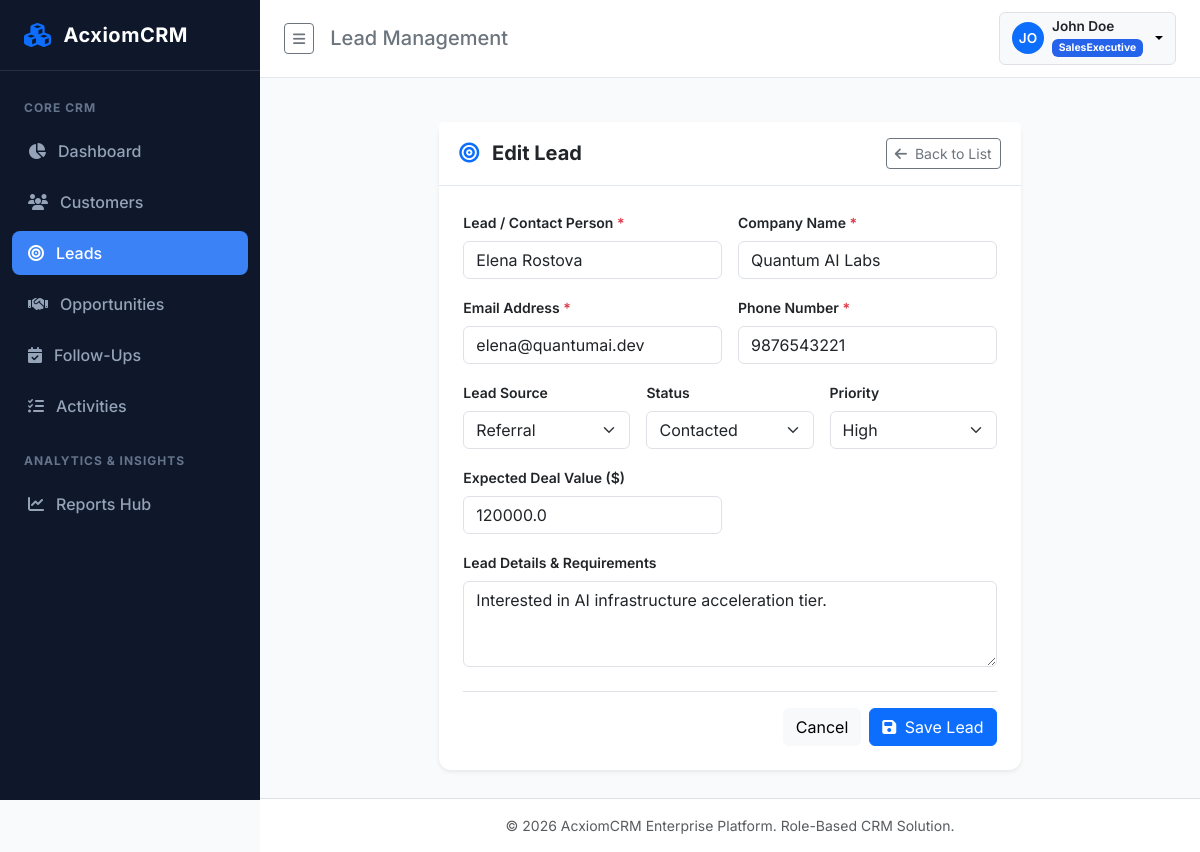
The app's page /leads/2/edit (signed in) with its own data.
### app/models/user.py (models this page shows, shortened)
class User(UserMixin, db.Model):
    __tablename__ = 'users'
    id = db.Column(db.Integer, primary_key=True)
    name = db.Column(db.String(100), nullable=False)
    email = db.Column(db.String(120), unique=True, nullable=False, index=True)
    password_hash = db.Column(db.String(255), nullable=False)
    role = db.Column(db.String(50), nullable=False, default=Role.SALES_EXECUTIVE)
    is_active = db.Column(db.Boolean, default=True, nullable=False)
    failed_login_count = db.Column(db.Integer, default=0, nullable=False)
    lockout_end = db.Column(db.DateTime, nullable=True)
    created_date = db.Column(db.DateTime, default=lambda: datetime.now(timezone.utc), nullable=False)
    assigned_customers = db.relationship('Customer', foreign_keys='Customer.owner_id', backref='owner', lazy=True)
    assigned_leads = db.relationship('Lead', foreign_keys='Lead.assigned_to_id', backref='assigned_to', lazy=True)
    assigned_opportunities = db.relationship('Opportunity', foreign_keys='Opportunity.assigned_to_id', backref='assigned_to', lazy=True)
    assigned_followups = db.relationship('FollowUp', foreign_keys='FollowUp.assigned_to_id', backref='assigned_to', lazy=True)
    assigned_activities = db.relationship('Activity', foreign_keys='Activity.assigned_to_id', backref='assigned_to', lazy=True)
    audit_logs = db.relationship('AuditLog', backref='user', lazy=True)
    @property
    def is_admin(self):
        return self.role == Role.ADMIN
    @property
    def is_manager(self):
        return self.role == Role.MANAGER
    @property
    def is_sales_executive(self):
        return self.role == Role.SALES_EXECUTIVE

### app/models/lead.py (models this page shows, shortened)
class Lead(db.Model):
    __tablename__ = 'leads'
    id = db.Column(db.Integer, primary_key=True)
    lead_code = db.Column(db.String(20), unique=True, nullable=False, index=True)
    lead_name = db.Column(db.String(100), nullable=False, index=True)
    email = db.Column(db.String(120), nullable=False, index=True)
    phone = db.Column(db.String(20), nullable=False, index=True)
    company_name = db.Column(db.String(100), nullable=False)
    source = db.Column(db.String(50), nullable=False, default=LeadSource.WEBSITE)
    status = db.Column(db.String(50), nullable=False, default=LeadStatus.NEW)
    priority = db.Column(db.String(20), nullable=False, default=LeadPriority.MEDIUM)
    expected_value = db.Column(db.Float, nullable=False, default=0.0)
    notes = db.Column(db.Text, nullable=True)
    assigned_to_id = db.Column(db.Integer, db.ForeignKey('users.id'), nullable=True)
    converted_customer_id = db.Column(db.Integer, db.ForeignKey('customers.id'), nullable=True)
    converted_opportunity_id = db.Column(db.Integer, db.ForeignKey('opportunities.id'), nullable=True)
    created_date = db.Column(db.DateTime, default=datetime.utcnow, nullable=False)
    modified_date = db.Column(db.DateTime, default=datetime.utcnow, onupdate=datetime.utcnow, nullable=False)
    converted_customer = db.relationship('Customer', foreign_keys=[converted_customer_id], lazy=True)
    converted_opportunity = db.relationship('Opportunity', foreign_keys=[converted_opportunity_id], lazy=True)
    followups = db.relationship('FollowUp', backref='lead', cascade='all, delete-orphan', lazy=True)
    activities = db.relationship('Activity', backref='lead', cascade='all, delete-orphan', lazy=True)

### app/routes/lead_routes.py (the view, shortened to what this page needs)
@lead_bp.route('/<int:lead_id>/edit', methods=['GET', 'POST'])
@login_required
def edit(lead_id):
    lead = Lead.query.get_or_404(lead_id)
    if current_user.is_sales_executive and lead.assigned_to_id != current_user.id:
        flash("You are not authorized to edit this lead.", "danger")
        abort(403)
    form = LeadForm(original_id=lead.id, obj=lead)
    return render_template('leads/form.html', form=form, title='Edit Lead', lead=lead)

### app/__init__.py (called while the page is built)
@login_manager.user_loader
def load_user(user_id):
    return User.query.get(int(user_id))

### app/templates/leads/form.html (shortened to what this page needs)
{% extends "base.html" %}
{% block header_title %}Lead Management{% endblock %}
{% block content %}
<div class="row justify-content-center">
    <div class="col-lg-8">
        <div class="card shadow-sm border-0">
            <div class="card-header bg-white py-3 d-flex justify-content-between align-items-center">
                <h5 class="m-0 fw-bold"><i class="fa-solid fa-bullseye me-2 text-primary"></i> {{ title }}</h5>
                <a href="{{ url_for('leads.list_leads') }}" class="btn btn-outline-secondary btn-sm"><i class="fa-solid fa-arrow-left me-1"></i> Back to List</a>
            </div>
            <div class="card-body p-4">
                <form method="POST" class="needs-validation" novalidate>
                    <div class="row g-3">
                        <div class="col-md-6">
                            <label for="lead_name" class="form-label fw-semibold small">Lead / Contact Person <span class="text-danger">*</span></label>
                            {{ form.lead_name(class="form-control" + (" is-invalid" if form.lead_name.errors else ""), placeholder="e.g. Alex Morgan", required=True) }}
                        </div>
                        <div class="col-md-6">
                            <label for="company_name" class="form-label fw-semibold small">Company Name <span class="text-danger">*</span></label>
                            {{ form.company_name(class="form-control" + (" is-invalid" if form.company_name.errors else ""), placeholder="e.g. Vertex Technologies", required=True) }}
                        </div>
                        <div class="col-md-6">
                            <label for="email" class="form-label fw-semibold small">Email Address <span class="text-danger">*</span></label>
                            {{ form.email(class="form-control" + (" is-invalid" if form.email.errors else ""), placeholder="alex@vertex.com", required=True) }}
                        </div>
                        <div class="col-md-6">
                            <label for="phone" class="form-label fw-semibold small">Phone Number <span class="text-danger">*</span></label>
                            {{ form.phone(class="form-control" + (" is-invalid" if form.phone.errors else ""), placeholder="10 to 15 digits", required=True) }}
                        </div>
                        <div class="col-md-4">
                            <label for="source" class="form-label fw-semibold small">Lead Source</label>
                            {{ form.source(class="form-select") }}
                        </div>
                        <div class="col-md-4">
                            <label for="status" class="form-label fw-semibold small">Status</label>
                            {{ form.status(class="form-select") }}
                        </div>
                        <div class="col-md-4">
                            <label for="priority" class="form-label fw-semibold small">Priority</label>
                            {{ form.priority(class="form-select") }}
                        </div>
                        <div class="col-md-6">
                            <label for="expected_value" class="form-label fw-semibold small">Expected Deal Value ($)</label>
                            {{ form.expected_value(class="form-control", placeholder="e.g. 50000") }}
                        </div>
                        <div class="col-12">
                            <label for="notes" class="form-label fw-semibold small">Lead Details & Requirements</label>
                            {{ form.notes(class="form-control", rows=3, placeholder="Prospect requirements, background info...") }}
                        </div>
                    </div>
                    <div class="mt-4 pt-3 border-top d-flex justify-content-end gap-2">
                        <a href="{{ url_for('leads.list_leads') }}" class="btn btn-light">Cancel</a>
                        <button type="submit" class="btn btn-primary"><i class="fa-solid fa-floppy-disk me-1"></i> Save Lead</button>
                    </div>
                </form>
            </div>
        </div>
    </div>
</div>
{% endblock %}

### app/templates/base.html (shortened to what this page needs)
<!DOCTYPE html>
<html lang="en">
<head>
    <link href="https://cdn.jsdelivr.net/npm/bootstrap@5.3.3/dist/css/bootstrap.min.css" rel="stylesheet">
    <link href="https://cdnjs.cloudflare.com/ajax/libs/font-awesome/6.5.1/css/all.min.css" rel="stylesheet">
    <link href="{{ url_for('static', filename='css/custom.css') }}" rel="stylesheet">
</head>
<body>
{% if current_user.is_authenticated %}
<div class="d-flex" id="wrapper">
    <div id="sidebar-wrapper">
        <div class="sidebar-brand">
            <i class="fa-solid fa-cubes text-primary fs-4"></i>
            <span>{{ app_name }}</span>
        </div>
        <div class="list-group list-group-flush pt-2">
            <div class="sidebar-heading">Core CRM</div>
            <div class="nav-item">
                <a href="{{ url_for('dashboard.index') }}" class="nav-link {% if request.endpoint == 'dashboard.index' %}active{% endif %}">
                    <i class="fa-solid fa-chart-pie w-20"></i> Dashboard
                </a>
            </div>
            <div class="nav-item">
                <a href="{{ url_for('customers.list_customers') }}" class="nav-link {% if 'customers.' in request.endpoint %}active{% endif %}">
                    <i class="fa-solid fa-users w-20"></i> Customers
                </a>
            </div>
            <div class="nav-item">
                <a href="{{ url_for('leads.list_leads') }}" class="nav-link {% if 'leads.' in request.endpoint %}active{% endif %}">
                    <i class="fa-solid fa-bullseye w-20"></i> Leads
                </a>
            </div>
            <div class="nav-item">
                <a href="{{ url_for('opportunities.list_opportunities') }}" class="nav-link {% if 'opportunities.' in request.endpoint %}active{% endif %}">
                    <i class="fa-solid fa-handshake w-20"></i> Opportunities
                </a>
            </div>
            <div class="nav-item">
                <a href="{{ url_for('followups.list_followups') }}" class="nav-link {% if 'followups.' in request.endpoint %}active{% endif %}">
                    <i class="fa-solid fa-calendar-check w-20"></i> Follow-Ups
                </a>
            </div>
            <div class="nav-item">
                <a href="{{ url_for('activities.list_activities') }}" class="nav-link {% if 'activities.' in request.endpoint %}active{% endif %}">
                    <i class="fa-solid fa-list-check w-20"></i> Activities
                </a>
            </div>
            <div class="sidebar-heading">Analytics & Insights</div>
            <div class="nav-item">
                <a href="{{ url_for('reports.hub') }}" class="nav-link {% if 'reports.' in request.endpoint %}active{% endif %}">
                    <i class="fa-solid fa-chart-line w-20"></i> Reports Hub
                </a>
            </div>
        </div>
    </div>
    <div id="page-content-wrapper">
        <nav class="top-navbar d-flex justify-content-between align-items-center">
            <div class="d-flex align-items-center gap-3">
                <button class="btn btn-outline-secondary btn-sm" id="sidebar-toggle" type="button">
                    <i class="fa-solid fa-bars"></i>
                </button>
                <h5 class="m-0 d-none d-md-block text-secondary">{% block header_title %}Overview{% endblock %}</h5>
            </div>
            <div class="d-flex align-items-center gap-3">
                <div class="dropdown">
                    <button class="btn btn-light dropdown-toggle d-flex align-items-center gap-2 border" type="button" data-bs-toggle="dropdown">
                        <div class="rounded-circle bg-primary text-white d-flex align-items-center justify-content-center" style="width: 32px; height: 32px; font-size: 0.85rem; font-weight: 600;">
                            {{ current_user.name[:2].upper() }}
                        </div>
                        <div class="text-start d-none d-sm-block">
                            <div class="fw-semibold text-dark" style="font-size: 0.85rem; line-height: 1.1;">{{ current_user.name }}</div>
                            <span class="badge {% if current_user.is_admin %}badge-role-admin{% elif current_user.is_manager %}badge-role-manager{% else %}badge-role-sales{% endif %}" style="font-size: 0.65rem;">
                                {{ current_user.role }}
                            </span>
                        </div>
                    </button>
                </div>
            </div>
        </nav>
        <div class="container-fluid px-4 pt-3">
        </div>
        <main class="main-content">
            {% block content %}{% endblock %}
        </main>
        <footer class="bg-white border-top py-3 px-4 text-center text-muted small mt-auto">
            &copy; {{ now.year }} {{ app_name }} Enterprise Platform. Role-Based CRM Solution.
        </footer>
    </div>
</div>
{% endif %}
</body>
</html>

### app/static/css/custom.css (style rules this page uses)
:root { --sidebar-width: 260px; --primary-color: #2563eb; --primary-hover: #1d4ed8; --secondary-color: #475569; --dark-sidebar: #0f172a; --sidebar-hover: #1e293b; --sidebar-active: #3b82f6; --bg-light: #f8fafc; --card-border: #e2e8f0; }
body { font-family: 'Inter', -apple-system, BlinkMacSystemFont, "Segoe UI", Roboto, sans-serif; background-color: var(--bg-light); color: #1e293b; overflow-x: hidden; }
#sidebar-wrapper { min-height: 100vh; width: var(--sidebar-width); background-color: var(--dark-sidebar); color: #cbd5e1; transition: all 0.3s ease; position: fixed; z-index: 1030; }
#sidebar-wrapper .sidebar-brand { padding: 1.25rem 1.5rem; font-size: 1.25rem; font-weight: 700; letter-spacing: 0.5px; color: #fff; border-bottom: 1px solid rgba(255, 255, 255, 0.1); display: flex; align-items: center; gap: 0.75rem; }
#sidebar-wrapper .nav-item { margin: 0.2rem 0.75rem; }
#sidebar-wrapper .nav-link { color: #94a3b8; padding: 0.65rem 1rem; border-radius: 0.5rem; font-weight: 500; display: flex; align-items: center; gap: 0.75rem; transition: all 0.2s; }
#sidebar-wrapper .nav-link.active { color: #fff; background-color: var(--sidebar-active); }
#sidebar-wrapper .sidebar-heading { font-size: 0.75rem; text-transform: uppercase; letter-spacing: 1px; color: #64748b; padding: 1.25rem 1.5rem 0.5rem; font-weight: 700; }
#page-content-wrapper { margin-left: var(--sidebar-width); min-height: 100vh; display: flex; flex-direction: column; transition: all 0.3s ease; }
.top-navbar { background: #ffffff; border-bottom: 1px solid var(--card-border); padding: 0.75rem 1.5rem; position: sticky; top: 0; z-index: 1020; }
.main-content { flex: 1; padding: 1.75rem; }
.card { border: 1px solid var(--card-border); border-radius: 0.75rem; box-shadow: 0 1px 3px 0 rgba(0, 0, 0, 0.05); background-color: #ffffff; }
.card-header { background-color: #ffffff; border-bottom: 1px solid var(--card-border); padding: 1rem 1.25rem; font-weight: 600; }
.badge-role-sales { background-color: #2563eb; color: white; }

### records on screen
User: name "JO", name "John Doe", role "SalesExecutive"
Lead: lead_name "Elena Rostova", company_name "Quantum AI Labs", email "elena@quantumai.dev", phone "9876543221", source "Referral", status "Contacted", priority "High", expected_value "120000.0", notes "Interested in AI infrastructure acceleration tier."

### other values on screen
{{ app_name }} "AcxiomCRM"
{{ title }} "Edit Lead"
